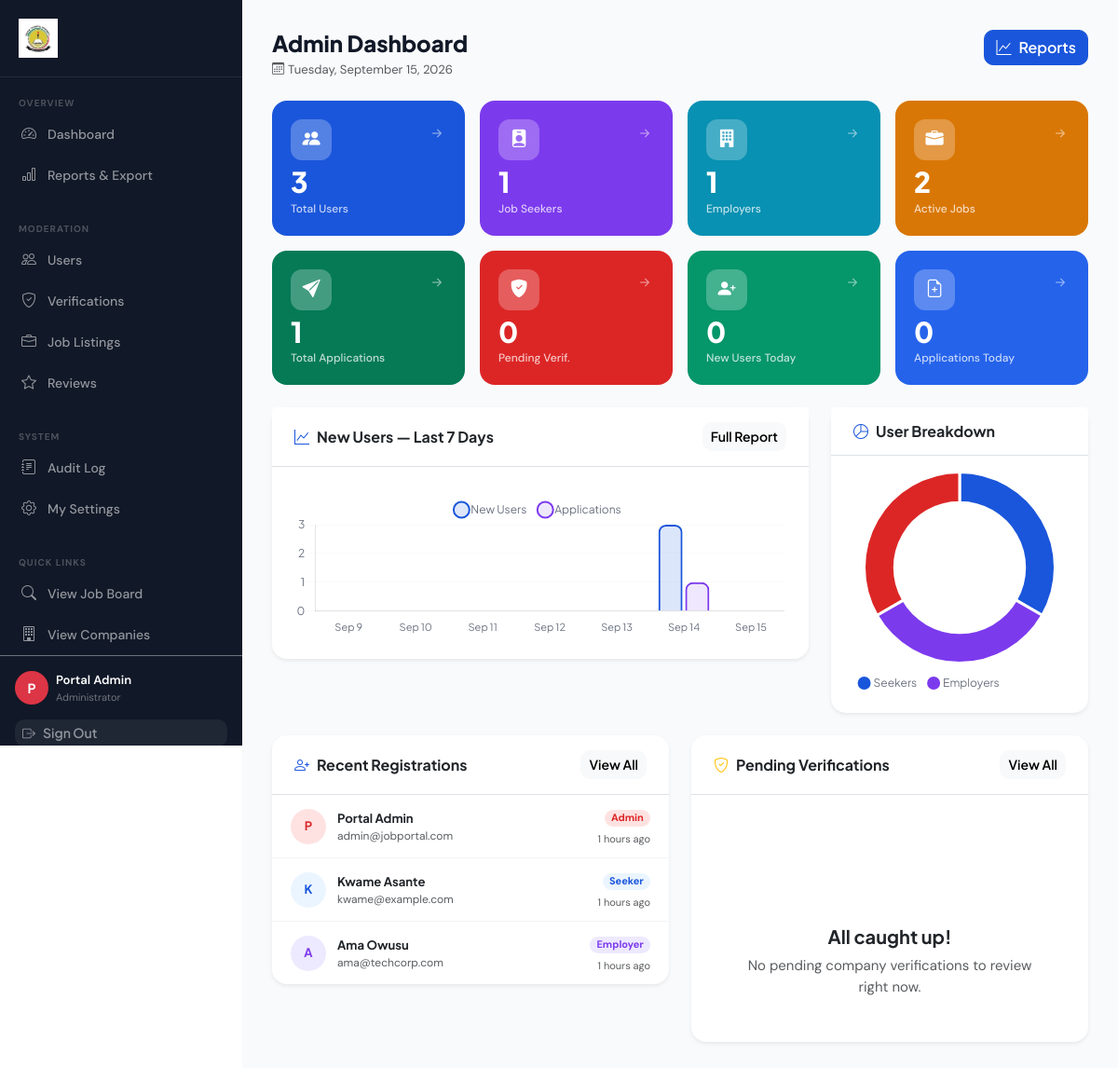
The app's page /config/public/admin/dashboard (signed in) with its own data.
### tables this page shows
CREATE TABLE users (
    id              INT UNSIGNED    NOT NULL AUTO_INCREMENT,
    full_name       VARCHAR(120)    NOT NULL,
    email           VARCHAR(180)    NOT NULL,
    password_hash   VARCHAR(255)    NOT NULL,
    role            ENUM('seeker','employer','admin') NOT NULL DEFAULT 'seeker',
    is_active       TINYINT(1)      NOT NULL DEFAULT 1,
    email_verified  TINYINT(1)      NOT NULL DEFAULT 0,
    verify_token    VARCHAR(64)     NULL,
    last_login_at   TIMESTAMP       NULL,
    created_at      TIMESTAMP       NOT NULL DEFAULT CURRENT_TIMESTAMP,
    updated_at      TIMESTAMP       NOT NULL DEFAULT CURRENT_TIMESTAMP ON UPDATE CURRENT_TIMESTAMP,

    PRIMARY KEY (id),
    UNIQUE KEY uq_users_email (email),
    INDEX idx_users_role (role),
    INDEX idx_users_is_active (is_active)
);

### app/views/admin/dashboard.php (the view, shortened to what the rows shown need)
<div class="d-flex align-items-start justify-content-between mb-4 flex-wrap gap-3">
  <div>
    <h1 class="h4 fw-800 mb-1">Admin Dashboard</h1>
    <p class="text-muted small mb-0">
      <i class="bi bi-calendar3 me-1"></i><?= date('l, F j, Y') ?>
    </p>
  </div>
  <div class="d-flex align-items-center gap-2 flex-wrap">
    <a href="<?= url('/admin/reports') ?>" class="btn btn-primary fw-600">
      <i class="bi bi-graph-up me-2"></i>Reports
    </a>
  </div>
</div>
<div class="row g-3 mb-4">
  <?php
  $cards=[
    ['val'=>number_format($stats['total_users']),    'lbl'=>'Total Users',      'icon'=>'people-fill',       'bg'=>'#1A56DB','link'=>'/admin/users'],
    ['val'=>number_format($stats['total_seekers']),  'lbl'=>'Job Seekers',      'icon'=>'person-badge-fill', 'bg'=>'#7C3AED','link'=>'/admin/users?role=seeker'],
    ['val'=>number_format($stats['total_employers']),'lbl'=>'Employers',        'icon'=>'building-fill',     'bg'=>'#0891B2','link'=>'/admin/users?role=employer'],
    ['val'=>number_format($stats['active_jobs']),    'lbl'=>'Active Jobs',      'icon'=>'briefcase-fill',    'bg'=>'#D97706','link'=>'/admin/jobs'],
    ['val'=>number_format($stats['total_apps']),     'lbl'=>'Total Applications','icon'=>'send-fill',        'bg'=>'#057A55','link'=>'/admin/reports'],
    ['val'=>$stats['pending_verify'],                'lbl'=>'Pending Verif.',   'icon'=>'shield-fill-check', 'bg'=>'#DC2626','link'=>'/admin/verifications'],
    ['val'=>$stats['new_users_today'],               'lbl'=>'New Users Today',  'icon'=>'person-plus-fill',  'bg'=>'#059669','link'=>'/admin/users'],
    ['val'=>$stats['apps_today'],                    'lbl'=>'Applications Today','icon'=>'file-earmark-plus','bg'=>'#2563EB','link'=>'/admin/reports'],
  ];
  foreach($cards as $c): ?>
  <div class="col-6 col-md-3">
    <a href="<?= url($c['link']) ?>" class="admin-statcard text-white text-decoration-none"
       style="background:<?= $c['bg'] ?>;">
      <div class="d-flex align-items-start justify-content-between mb-2">
        <div class="stat-icon"><i class="bi bi-<?= $c['icon'] ?>"></i></div>
        <i class="bi bi-arrow-right-short opacity-50 fs-5"></i>
      </div>
      <div class="stat-val"><?= $c['val'] ?></div>
      <div class="stat-lbl"><?= $c['lbl'] ?></div>
    </a>
  </div>
  <?php endforeach; ?>
</div>
<div class="row g-4 mb-4">
  <div class="col-lg-8">
    <div class="card border-0 shadow-sm" style="border-radius:16px;">
      <div class="card-header bg-white border-bottom d-flex justify-content-between align-items-center py-3 px-4">
        <h6 class="fw-700 mb-0"><i class="bi bi-graph-up me-2 text-primary"></i>New Users — Last 7 Days</h6>
        <a href="<?= url('/admin/reports') ?>" class="btn btn-sm btn-light fw-600">Full Report</a>
      </div>
      <div class="card-body p-4">
        <canvas id="dashSparkReg" height="90"></canvas>
      </div>
    </div>
  </div>
  <div class="col-lg-4">
    <div class="card border-0 shadow-sm" style="border-radius:16px;height:100%;">
      <div class="card-header bg-white border-bottom py-3 px-4">
        <h6 class="fw-700 mb-0"><i class="bi bi-pie-chart me-2 text-primary"></i>User Breakdown</h6>
      </div>
      <div class="card-body p-3 d-flex align-items-center justify-content-center">
        <canvas id="dashRoleChart" height="160"></canvas>
      </div>
    </div>
  </div>
</div>
<div class="row g-4">
  <div class="col-lg-6">
    <div class="card border-0 shadow-sm" style="border-radius:16px;overflow:hidden;">
      <div class="card-header bg-white border-bottom d-flex justify-content-between align-items-center py-3 px-4">
        <h6 class="fw-700 mb-0"><i class="bi bi-person-plus me-2 text-primary"></i>Recent Registrations</h6>
        <a href="<?= url('/admin/users') ?>" class="btn btn-sm btn-light fw-600">View All</a>
      </div>
      <div class="card-body p-0">
        <?php foreach($recentUsers as $u):
          $roleColors=['seeker'=>['#EBF5FF','#1A56DB'],'employer'=>['#EDE9FE','#7C3AED'],'admin'=>['#FEE2E2','#DC2626']];
          [$rbg,$rcol]=$roleColors[$u['role']]??['#F3F4F6','#6B7280']; ?>
        <div class="activity-row">
          <div class="rounded-circle d-flex align-items-center justify-content-center fw-700 flex-shrink-0"
               style="width:38px;height:38px;font-size:13px;background:<?=$rbg?>;color:<?=$rcol?>;">
            <?= strtoupper(substr($u['full_name'],0,1)) ?>
          </div>
          <div class="flex-grow-1 min-w-0">
            <div class="fw-700 small text-truncate"><?= e($u['full_name']) ?></div>
            <div class="text-muted" style="font-size:12px;"><?= e($u['email']) ?></div>
          </div>
          <div class="text-end flex-shrink-0">
            <span class="badge rounded-pill fw-500"
                  style="background:<?=$rbg?>;color:<?=$rcol?>;font-size:11px;">
              <?= ucfirst($u['role']) ?>
            </span>
            <div class="text-muted mt-1" style="font-size:11px;"><?= time_ago($u['created_at']) ?></div>
          </div>
        </div>
        <?php endforeach; ?>
      </div>
    </div>
  </div>
  <div class="col-lg-6">
    <div class="card border-0 shadow-sm" style="border-radius:16px;overflow:hidden;">
      <div class="card-header bg-white border-bottom d-flex justify-content-between align-items-center py-3 px-4">
        <h6 class="fw-700 mb-0">
          <i class="bi bi-shield-check me-2 text-warning"></i>Pending Verifications
        </h6>
        <a href="<?= url('/admin/verifications') ?>" class="btn btn-sm btn-light fw-600">View All</a>
      </div>
      <div class="card-body p-0">
        <?php if(empty($pendingVerifications)): ?>
        <?php empty_state('verified', 'All caught up!', 'No pending company verifications to review right now.', null, 'md'); ?>
        <?php endif; ?>
      </div>
    </div>
  </div>
</div>
<script>
Chart.defaults.font.family="'Plus Jakarta Sans','DM Sans',sans-serif";
Chart.defaults.color='#6b7280';
// 7-day sparkline
(function(){
  const labels=[];
  for(let i=6;i>=0;i--){
    const d=new Date();d.setDate(d.getDate()-i);
    labels.push(d.toLocaleDateString('en-US',{month:'short',day:'numeric'}));
  }
  new Chart(document.getElementById('dashSparkReg'),{
    type:'bar',
    data:{
      labels,
      datasets:[{
        label:'New Users',
        data:<?php
          $db=Database::getInstance();
          $map=[];
          $rows=$db->fetchAll("SELECT DATE(created_at) AS day,COUNT(*) AS cnt FROM users WHERE created_at>=DATE_SUB(NOW(),INTERVAL 7 DAY) GROUP BY DATE(created_at)");
          foreach($rows as $r)$map[$r['day']]=(int)$r['cnt'];
          $out=[];
          for($i=6;$i>=0;$i--){$d=date('Y-m-d',strtotime("-$i days"));$out[]=$map[$d]??0;}
          echo json_encode($out);
        ?>,
        backgroundColor:'rgba(26,86,219,.15)',
        borderColor:'#1A56DB',
        borderWidth:2,
        borderRadius:8,
        hoverBackgroundColor:'rgba(26,86,219,.3)',
      },{
        label:'Applications',
        data:<?php
          $map2=[];
          $rows2=$db->fetchAll("SELECT DATE(applied_at) AS day,COUNT(*) AS cnt FROM applications WHERE applied_at>=DATE_SUB(NOW(),INTERVAL 7 DAY) GROUP BY DATE(applied_at)");
          foreach($rows2 as $r)$map2[$r['day']]=(int)$r['cnt'];
          $out2=[];
          for($i=6;$i>=0;$i--){$d=date('Y-m-d',strtotime("-$i days"));$out2[]=$map2[$d]??0;}
          echo json_encode($out2);
        ?>,
        backgroundColor:'rgba(124,58,237,.12)',
        borderColor:'#7C3AED',
        borderWidth:2,
        borderRadius:8,
        hoverBackgroundColor:'rgba(124,58,237,.25)',
      }]
    },
    options:{
      responsive:true,
      plugins:{legend:{position:'top',labels:{usePointStyle:true,boxWidth:8,padding:16}}},
      scales:{
        x:{grid:{display:false},ticks:{font:{size:11}}},
        y:{beginAtZero:true,ticks:{precision:0},grid:{color:'#f8fafc'}}
      }
    }
  });
})();
// Role doughnut
new Chart(document.getElementById('dashRoleChart'),{
  type:'doughnut',
  data:{
    labels:['Seekers','Employers','Admins'],
    datasets:[{
      data:[<?= $stats['total_seekers'] ?>,<?= $stats['total_employers'] ?>,<?= max(0,(int)$stats['total_users']-(int)$stats['total_seekers']-(int)$stats['total_employers']) ?>],
      backgroundColor:['#1A56DB','#7C3AED','#DC2626'],
      borderWidth:3,borderColor:'#fff',hoverOffset:6,
    }]
  },
  options:{
    cutout:'68%',
    plugins:{legend:{position:'bottom',labels:{usePointStyle:true,boxWidth:8,padding:14,font:{size:12}}}}
  }
});
</script>

### core/Router.php (shortened to what the rows shown need)
<?php
class Router
{
    private array $routes = [];
    private array $groupMiddleware = [];
    private string $groupPrefix = '';
    public function group(array $opts, callable $cb): void
    {
        $prevPrefix = $this->groupPrefix;
        $prevMw     = $this->groupMiddleware;
        $this->groupPrefix     .= ($opts['prefix'] ?? '');
        $this->groupMiddleware  = array_merge($this->groupMiddleware, $opts['middleware'] ?? []);
        $this->groupPrefix     = $prevPrefix;
        $this->groupMiddleware = $prevMw;
    }
    private function add(string $method, string $path, string $handler, array $mw): void
    {
        $full = $this->groupPrefix . $path;
        $this->routes[] = [
            'method'  => $method,
            'pattern' => '#^' . preg_replace('/\{([a-zA-Z_]+)\}/', '(?P<$1>[^/]+)', $full) . '$#',
            'handler' => $handler,
            'mw'      => array_merge($this->groupMiddleware, $mw),
        ];
    }
    public function dispatch(): void
    {
        $method = $_SERVER['REQUEST_METHOD'];
        $uri    = $this->uri();
        foreach ($this->routes as $route) {
            if ($route['method'] !== $method) continue;
            if (!preg_match($route['pattern'], $uri, $matches)) continue;
            $params = array_filter($matches, 'is_string', ARRAY_FILTER_USE_KEY);
            $this->call($route['handler'], $params);
            return;
        }
    }
    private function uri(): string
    {
        $uri  = parse_url($_SERVER['REQUEST_URI'] ?? '/', PHP_URL_PATH);
        $scriptBase = rtrim(dirname($_SERVER['SCRIPT_NAME'] ?? '/'), '/');
        if ($scriptBase && $scriptBase !== '/config/public' && $scriptBase !== '/public'
            && str_starts_with($uri, $scriptBase)) {
            $uri = substr($uri, strlen($scriptBase));
        }
        return '/' . ltrim($uri ?: '/', '/');
    }
    private function call(string $handler, array $params): void
    {
        [$class, $method] = explode('@', $handler, 2);
        $ctrl = new $class();
        $reflection = new ReflectionMethod($ctrl, $method);
        $paramCount = $reflection->getNumberOfParameters();
        if ($paramCount === 0) {
            $ctrl->$method();
            return;
        }
    }
}

### app/views/layouts/admin.php (shortened to what the rows shown need)
<!DOCTYPE html>
<html lang="en">
<head>
    <link rel="stylesheet" href="https://cdn.jsdelivr.net/npm/bootstrap@5.3.3/dist/css/bootstrap.min.css">
    <link rel="stylesheet" href="https://cdn.jsdelivr.net/npm/bootstrap-icons@1.11.3/font/bootstrap-icons.min.css">
    <link rel="stylesheet" href="<?= asset('css/style.css') ?>">
</head>
<body>
<div class="dashboard-wrapper">
<aside class="sidebar d-none d-lg-flex flex-column">
    <div class="sidebar-logo">
        <a href="<?= url('/admin/dashboard') ?>" class="d-flex align-items-center">
            <img src="/public/assets/img/tatu_logo.png" alt="TaTU Logo" style="height:42px;width:auto;object-fit:contain;">
        </a>
    </div>
    <?php
    $uri = parse_url($_SERVER['REQUEST_URI'], PHP_URL_PATH);
    function al(string $href, string $icon, string $label, string $uri): string {
        $p = parse_url($href, PHP_URL_PATH);
        $a = ($uri === $p || str_starts_with($uri, $p.'/'));
        return '<li><a href="'.$href.'" class="'.($a?'active':'').'"><i class="bi bi-'.$icon.'"></i>'.$label.'</a></li>';
    }
    ?>
    <nav class="sidebar-nav flex-grow-1">
        <div class="sidebar-section">Overview</div>
        <ul class="list-unstyled mb-0">
            <?= al(url('/admin/dashboard'),    'speedometer2',   'Dashboard',        $uri) ?>
            <?= al(url('/admin/reports'),       'bar-chart',      'Reports & Export', $uri) ?>
        </ul>
        <div class="sidebar-section mt-3">Moderation</div>
        <ul class="list-unstyled mb-0">
            <?= al(url('/admin/users'),         'people',         'Users',            $uri) ?>
            <?= al(url('/admin/verifications'), 'shield-check',   'Verifications',    $uri) ?>
            <?= al(url('/admin/jobs'),          'briefcase',      'Job Listings',     $uri) ?>
            <?= al(url('/admin/reviews'),       'star',           'Reviews',          $uri) ?>
        </ul>
        <div class="sidebar-section mt-3">System</div>
        <ul class="list-unstyled mb-0">
            <?= al(url('/admin/logs'),          'journal-text',   'Audit Log',        $uri) ?>
            <?= al(url('/account/settings'),    'gear',           'My Settings',      $uri) ?>
        </ul>
        <div class="sidebar-section mt-3">Quick Links</div>
        <ul class="list-unstyled mb-0">
            <?= al(url('/jobs'),                'search',         'View Job Board',   $uri) ?>
            <?= al(url('/companies'),           'building',       'View Companies',   $uri) ?>
        </ul>
    </nav>
    <div class="p-3 border-top border-secondary mt-auto">
        <?php $u = auth(); ?>
        <div class="d-flex align-items-center gap-2 mb-3">
            <div class="rounded-circle bg-danger text-white d-flex align-items-center
                        justify-content-center fw-700 flex-shrink-0"
                 style="width:36px;height:36px;font-size:14px;">
                <?= strtoupper(substr($u['name'],0,1)) ?>
            </div>
            <div style="min-width:0;">
                <div class="text-white fw-600 small text-truncate"><?= e($u['name']) ?></div>
                <div class="small" style="color:rgba(255,255,255,.4);font-size:11px;">Administrator</div>
            </div>
        </div>
        <a href="<?= url('/logout') ?>" class="btn btn-sm w-100 text-start"
           style="color:rgba(255,255,255,.5);background:rgba(255,255,255,.06);border:none;">
            <i class="bi bi-box-arrow-right me-2"></i>Sign Out
        </a>
    </div>
</aside>
<div class="flex-grow-1 d-flex flex-column" style="min-width:0;">
    <main class="dashboard-content flex-grow-1"><?= $content ?></main>
</div>
</div>
</body>
</html>

### records on screen
users: full_name "P", full_name "Portal Admin", email "admin@jobportal.com", role "Admin", created_at "1 hours ago"
users: full_name "K", full_name "Kwame Asante", email "kwame@example.com", role "Seeker", created_at "1 hours ago"
users: full_name "A", full_name "Ama Owusu", email "ama@techcorp.com", role "Employer", created_at "1 hours ago"

### other values on screen
$label "Dashboard Reports & Export Users Verifications Job Listings Reviews Audit Log My Settings View Job Board View Companies"
$c['val'] "3"
$c['lbl'] "Total Users"
$c['val'] "1"
$c['lbl'] "Job Seekers"
$c['lbl'] "Employers"
$c['val'] "2"
$c['lbl'] "Active Jobs"
$c['lbl'] "Total Applications"
$c['val'] "0"
$c['lbl'] "Pending Verif."
$c['lbl'] "New Users Today"
$c['lbl'] "Applications Today"
chart data {{ json_encode($out) }} [0,0,0,0,0,3,0]
chart data {{ json_encode($out2) }} [0,0,0,0,0,1,0]
